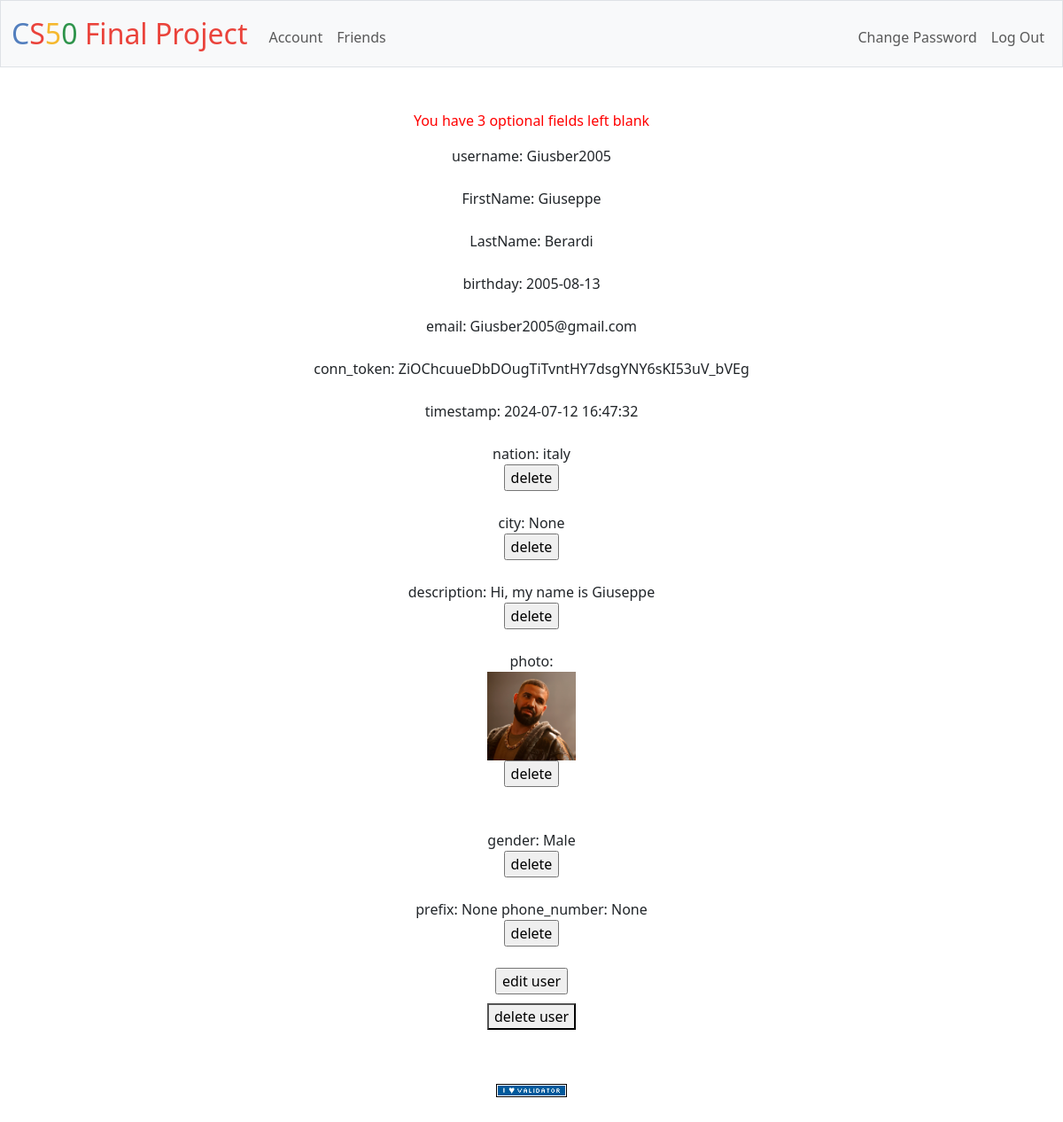
Page /account (signed in) on the committed database.
### tables this page shows
CREATE TABLE user (
    id INTEGER PRIMARY KEY,
    username TEXT NOT NULL UNIQUE,
    FirstName TEXT,
    LastName TEXT,
    birthday DATE,
    email TEXT NOT NULL UNIQUE,
    hash TEXT,
    conn_token VARCHAR(255),
    timestamp DATETIME DEFAULT CURRENT_TIMESTAMP
);

CREATE TABLE user_optional (
   id INTEGER PRIMARY KEY,
     number TEXT UNIQUE,
     nation TEXT,
     city TEXT,
     description TEXT,
     photo TEXT,
     gender TEXT,
     username TEXT UNIQUE
);

### app.py (the view)
@app.route("/account", methods=["GET", "POST"])
@login_required
def account():
    if request.method == "GET":
        informations = dict(db.execute("SELECT * FROM user WHERE id = ?", session["user_id"])[0])
        optional_informations = dict(db.execute("SELECT * FROM user_optional WHERE id = ?", session["user_id"])[0])
        phone_string = optional_informations["number"]
        if phone_string != None:
            del optional_informations["number"]
            optional_informations["prefix"], optional_informations["phone_number"] = split_phonenumber(phone_string)
        else:
            del optional_informations["number"]
            optional_informations["prefix"] = None
            optional_informations["phone_number"] = None
        counter = 0
        for key, value in optional_informations.items():
            if value == None:
                counter += 1
        return render_template("account.html", informations= informations, optional_informations=optional_informations, counter=counter)

### helpers.py (called while the page is built)
def login_required(f):
    @wraps(f)
    def decorated_function(*args, **kwargs):
        if session.get("user_id") is None:
            return redirect("/login")
        return f(*args, **kwargs)
    return decorated_function

### templates/account.html (shortened to what this page needs)
{% extends "root.html" %}
{% block main %}
        {% if counter != 0%}
            <p style="color: red"> You have {{ counter }} optional fields left blank </p>
        {% else %}
            <p style="color: red"> Your profile is completed!!! </p>
        {% endif %}
        {% for key, value in informations.items() %}
            {% if key != 'hash' and key != 'id' %}
                <div> {{ key }}: {{ value }} </div>
                <br>
            {% endif %}
        {% endfor%}
        {% for key, value in optional_informations.items() %}
            {% if key != 'id' and key != 'username' %}
                {% if key != 'photo' and key != 'phone_number' and key != 'prefix' %}
                    <div>
                        {{ key }}: {{ value }}
                        <form action="/delete_information" method="post">
                            <input type="submit" value="delete">
                        </form>
                    </div>
                    <br>
                {% elif key == 'photo' %}
                    <div> {{ key }}:</div>
                    <img id="PhotoPreview" style="width: 100px; height: 100px;" alt="Profile photo preview">
                    <form action="/delete_information" method="post">
                        <input type="submit" value="delete">
                    </form>
                    <br>
                    <br>
                {% elif key == 'phone_number' %}
                    <div>
                        prefix: {{ optional_informations.get('prefix')}}
                        {{ key }}: {{ value }}
                        <form action="/delete_information" method="post">
                            <input type="submit" value="delete">
                        </form>
                    </div>
                    <br>
                {% endif %}
            {% endif %}
        {% endfor %}
        <form action="/change_informations" method="get">
            <input type="submit" value="edit user">
        </form>
        <button data-bs-toggle="collapse" data-bs-target="#confirm" style="margin: 10px"> delete user </button>
{% endblock %}

### rows in the picture
user: key "username", username "Giusber2005", key "FirstName", FirstName "Giuseppe", key "LastName", LastName "Berardi", key "birthday", birthday "2005-08-13", key "email", email "Giusber2005@gmail.com", key "conn_token", conn_token "ZiOChcuueDbDOugTiTvntHY7dsgYNY6sKI53uV_bVEg", key "timestamp", timestamp "2024-07-12 16:47:32"
user_optional: key "nation", nation "italy", key "description", description "Hi, my name is Giuseppe", key "photo", key "gender", gender "Male"

### other values in the picture
{{ counter }} "3"
{{ key }} "city"
{{ value }} "None"
{{ optional_informations.get('prefix') }} "None"
{{ key }} "phone_number"
